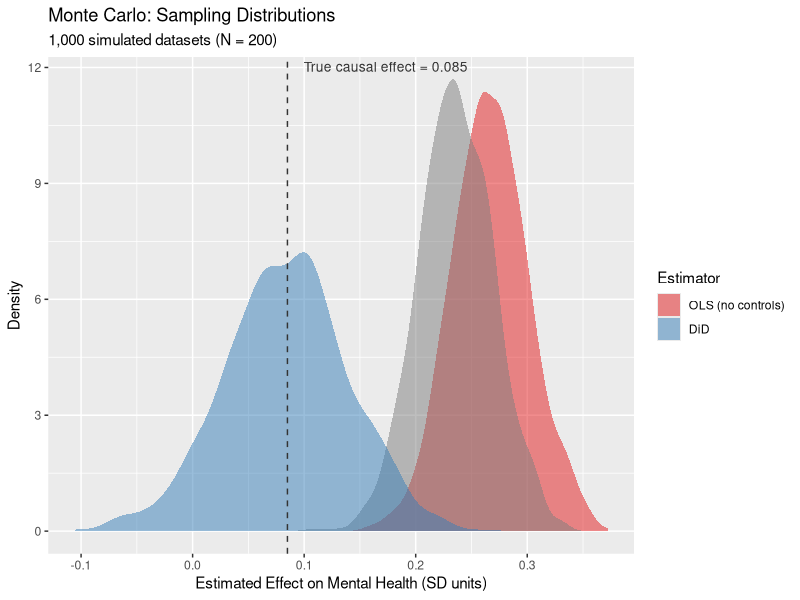
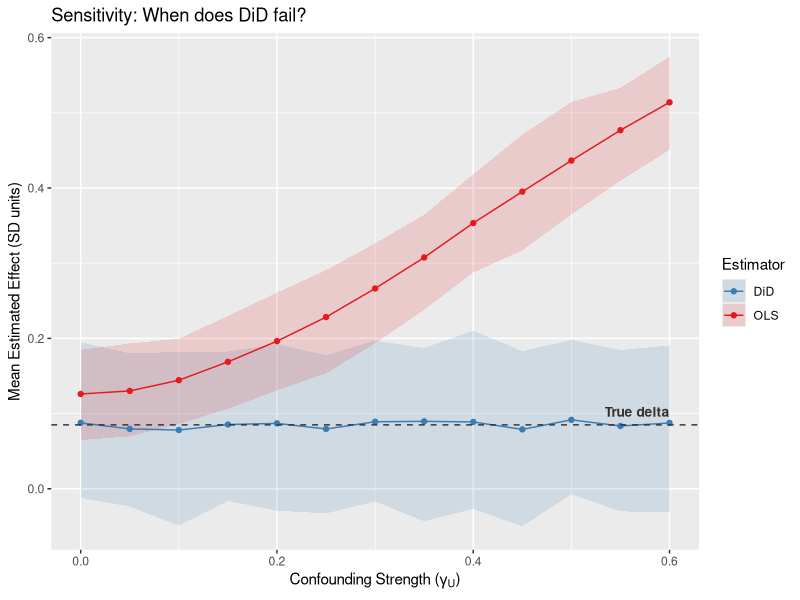

The R source for these figures, in order:
## ---- chunk 1
library(ggplot2)
library(tidyverse)
library(broom)

COL_BIAS    <- "#E41A1C"   # red — biased / confounded
COL_DID     <- "#377EB8"   # blue — DiD / identified
COL_DIMMED  <- "#BBBBBB"   # gray — dimmed paths
COL_TRUE    <- "#333333"   # dark gray — true effect line

simulate_did <- function(N = 200, delta = 0.085, gamma_u = 0.30, 
                         gamma_w = 0.15, time_trend = 0.05, seed = NULL) {
  if (!is.null(seed)) set.seed(seed)
  n_treat <- N / 2
  n_ctrl  <- N / 2

  U     <- rnorm(N)                              
  W     <- rnorm(N)                              
  Treat <- rep(c(1, 0), each = n_treat)      

  periods <- 1:6
  treat_time <- 4

  df <- expand.grid(college = 1:N, period = periods) %>%
    mutate(
      U = U[college],
      W = W[college],
      Treat = Treat[college],
      Post = as.integer(period >= treat_time), 
      D = Treat * Post                         
    )

  df <- df %>%
    mutate(
      e_sm = rnorm(n(), 0, 0.5),
      e_mh = rnorm(n(), 0, 0.5),
      SM = gamma_w * W + gamma_u * U + D + e_sm,
      MH = delta * SM + gamma_u * U + gamma_w * W + time_trend * (period - 1) + e_mh
    )

  return(df)
}
## ---- chunk 2
set.seed(471)
n_sims <- 1000 # simulate 1000 studies

# empty data frame to store results (blank placeholders)
results <- data.frame(
  sim       = 1:n_sims,
  ols_naive = NA_real_,
  ols_adj   = NA_real_,
  did       = NA_real_
)
## ---- chunk 3
for (i in 1:n_sims) {
  df_i <- simulate_did(N = 200) # first, generate sample of 200 colleges
  df_post_i <- df_i %>% filter(Post == 1) # for OLS, we only use post-rollout period
  
  # Then, we run the models and take out the coefficients, saving it to row i.
  
  results$ols_naive[i] <- coef(lm(MH ~ SM, data = df_post_i))["SM"] # Model 1: Treat vs. Control (naive OLS)
  results$ols_adj[i] <- coef(lm(MH ~ SM + W, data = df_post_i))["SM"] # Model 2: Treat vs. Control with covariate W
  
  results$did[i] <- coef(lm(MH ~ Treat * Post, data = df_i))["Treat:Post"] # Model 3: Diff-in-diff
}
## ---- chunk 4
# Naive OLS
mean(results$ols_naive)
sd(results$ols_naive)

# Adjusted for W OLS
mean(results$ols_adj)
sd(results$ols_adj)

# DiD
mean(results$did)
sd(results$did)
## ---- chunk 5
# First pivot to long format for ggplot
results_long <- results %>%
  pivot_longer(cols = c(ols_naive, ols_adj, did),
               names_to = "estimator", values_to = "estimate") %>%
  mutate(estimator = factor(estimator,
                            levels = c("ols_naive", "ols_adj", "did"),
                            labels = c("OLS (no controls)", "OLS (with W)", "DiD")))

fig_mc <- ggplot(results_long, aes(x = estimate, fill = estimator)) +
  geom_density(alpha = 0.5, color = NA) +
  geom_vline(xintercept = 0.085, linetype = "dashed", color = COL_TRUE) +
  annotate("text", x = 0.085, y = Inf, label = "True causal effect = 0.085",
           vjust = 1.5, hjust = -0.1, size = 3.5, color = COL_TRUE) +
  scale_fill_manual(values = c("OLS (no controls)" = COL_BIAS,
                               "OLS (with measured confounder)" = "#FF9999",
                               "DiD" = COL_DID)) +
  labs(title = "Monte Carlo: Sampling Distributions",
       subtitle = "1,000 simulated datasets (N = 200)",
       x = "Estimated Effect on Mental Health (SD units)",
       y = "Density",
       fill = "Estimator")
fig_mc
## ---- chunk 6
# gamma_grid is like a volume dial for our confounder (gamma is the Greek letter that causal geeks use for covariates/confounders). We can set it to range from 0 (unconfoundness) to 0.60 (huge confounding).
gamma_grid <- seq(0, 0.6, by = 0.05)

# We'll be running 200 studies per dial setting
n_sims_sens <- 200  
sens_results <- data.frame()

# Here's a nested loop, with the outer loop turning the gamma dial. 
set.seed(471)
for (g in gamma_grid) {
  
  # The inner loop 'i' runs 200 studies at that specific volume setting.
  for (i in 1:n_sims_sens) {
    df_i <- simulate_did(N = 200, gamma_u = g)
    df_post_i <- df_i %>% filter(Post == 1)

    ols_est <- coef(lm(MH ~ SM, data = df_post_i))["SM"]
    did_est <- coef(lm(MH ~ Treat * Post, data = df_i))["Treat:Post"]

    # bind each new result to the bottom of the dataset as the loop runs.
    sens_results <- rbind(sens_results,
                          data.frame(gamma_u = g, estimator = "OLS", estimate = ols_est),
                          data.frame(gamma_u = g, estimator = "DiD", estimate = did_est))
  }
}

# Then, group by dial setting and calculate 1) average estimate 2) 95% conf interval
sens_summary <- sens_results %>%
  group_by(gamma_u, estimator) %>%
  summarize(
    mean_est = mean(estimate),
    lo = quantile(estimate, 0.025), 
    hi = quantile(estimate, 0.975),
    .groups = "drop"
  )

# Lastly, plot sensitivity lines
fig_sens <- ggplot(sens_summary, aes(x = gamma_u, y = mean_est, color = estimator, fill = estimator)) +
  geom_ribbon(aes(ymin = lo, ymax = hi), alpha = 0.15, color = NA) + # shaded CI
  geom_line() +
  geom_point() +
  geom_hline(yintercept = 0.085, linetype = "dashed", color = COL_TRUE) +
  annotate("text", x = 0.6, y = 0.085, label = "True delta",
           vjust = -0.8, hjust = 1, size = 3.5, color = COL_TRUE, fontface = "bold") +
  scale_color_manual(values = c("OLS" = COL_BIAS, "DiD" = COL_DID)) +
  scale_fill_manual(values = c("OLS" = COL_BIAS, "DiD" = COL_DID)) +
  labs(title = "Sensitivity: When does DiD fail?",
       x = expression(paste("Confounding Strength (", gamma[U], ")")),
       y = "Mean Estimated Effect (SD units)",
       color = "Estimator", fill = "Estimator")
fig_sens
